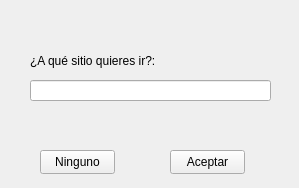
<?xml version="1.0" encoding="UTF-8"?>
<ui version="4.0">
 <class>Inicio</class>
 <widget class="QWidget" name="Inicio">
  <property name="geometry">
   <rect>
    <x>0</x>
    <y>0</y>
    <width>299</width>
    <height>188</height>
   </rect>
  </property>
  <property name="windowTitle">
   <string>Inicio</string>
  </property>
  <property name="windowIcon">
   <iconset theme="QIcon::ThemeIcon::AppointmentNew"/>
  </property>
  <widget class="QLabel" name="label">
   <property name="geometry">
    <rect>
     <x>30</x>
     <y>50</y>
     <width>131</width>
     <height>21</height>
    </rect>
   </property>
   <property name="styleSheet">
    <string notr="true">font: 700 9pt &quot;Segoe UI&quot;;</string>
   </property>
   <property name="text">
    <string>¿A qué sitio quieres ir?:</string>
   </property>
  </widget>
  <widget class="QLineEdit" name="lineEdit">
   <property name="geometry">
    <rect>
     <x>30</x>
     <y>80</y>
     <width>241</width>
     <height>21</height>
    </rect>
   </property>
  </widget>
  <widget class="QPushButton" name="Aceptar">
   <property name="geometry">
    <rect>
     <x>170</x>
     <y>150</y>
     <width>75</width>
     <height>24</height>
    </rect>
   </property>
   <property name="text">
    <string>Aceptar</string>
   </property>
  </widget>
  <widget class="QPushButton" name="Ninguno">
   <property name="geometry">
    <rect>
     <x>40</x>
     <y>150</y>
     <width>75</width>
     <height>24</height>
    </rect>
   </property>
   <property name="text">
    <string>Ninguno</string>
   </property>
  </widget>
 </widget>
 <resources/>
 <connections>
  <connection>
   <sender>Aceptar</sender>
   <signal>clicked(bool)</signal>
   <receiver>Inicio</receiver>
   <slot>hide()</slot>
   <hints>
    <hint type="sourcelabel">
     <x>207</x>
     <y>161</y>
    </hint>
    <hint type="destinationlabel">
     <x>149</x>
     <y>93</y>
    </hint>
   </hints>
  </connection>
  <connection>
   <sender>Ninguno</sender>
   <signal>clicked(bool)</signal>
   <receiver>Inicio</receiver>
   <slot>hide()</slot>
   <hints>
    <hint type="sourcelabel">
     <x>77</x>
     <y>161</y>
    </hint>
    <hint type="destinationlabel">
     <x>149</x>
     <y>93</y>
    </hint>
   </hints>
  </connection>
 </connections>
</ui>
